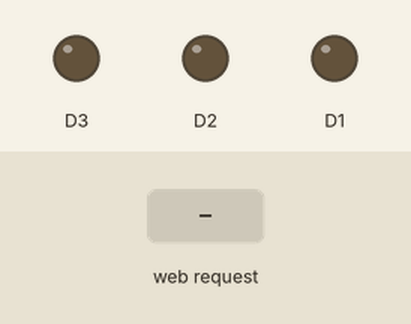
A sketch run on a simulated ESP8266 (NodeMCU). On the bench: output pins drawn as LEDs (lit = HIGH). Inputs (shaded band) come from the test bench. WiFi joins after 1.5 s; servers stay silent unless stated; what the sketch prints to the serial monitor is not drawn.

Above: at 2.7 s.
2.8 s: HTTP request GET /d1/on received
At 3.1 s:
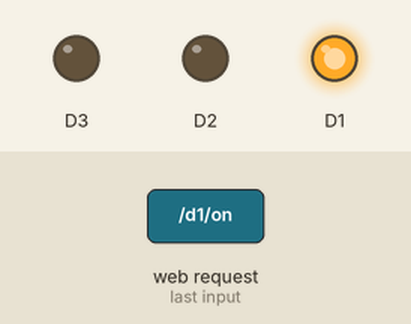
4.3 s: HTTP request GET /all/on received
At 5.5 s:
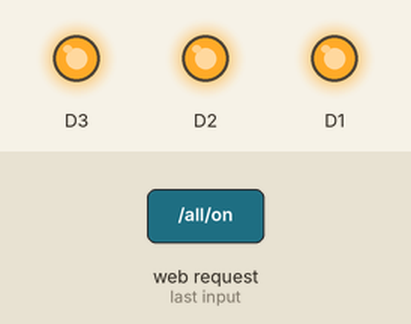
5.8 s: HTTP request GET /d1/off received
At 6.6 s:
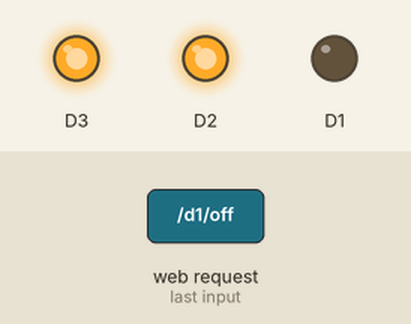
7.3 s: HTTP request GET /d2/off received
At 7.7 s:
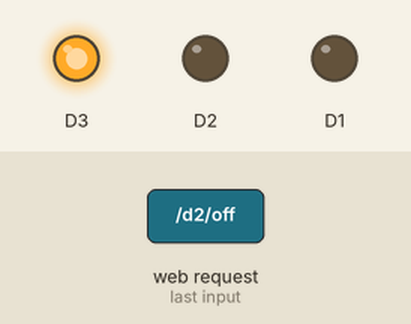
8.8 s: HTTP request GET /d1/on received
At 10.0 s:
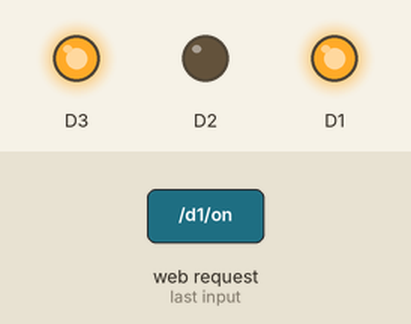
10.3 s: HTTP request GET /d2/on received
At 11.2 s:
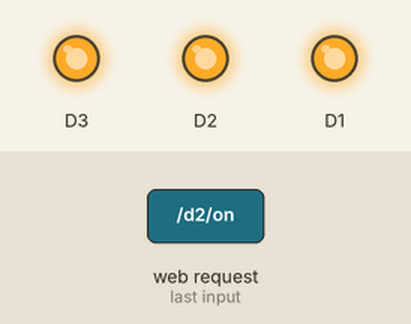
Timing chart, 0 to 12.8 s (numbered marks = the images above; inputs shaded):
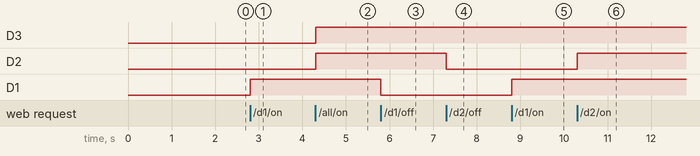

Measured:
- after the input at 2.8 s, D1: LOW → HIGH at once
- after the input at 4.3 s, D3, D2: LOW → HIGH at once
- after the input at 5.8 s, D1: HIGH → LOW at once
- after the input at 7.3 s, D2: HIGH → LOW at once
- after the input at 8.8 s, D1: LOW → HIGH at once
- after the input at 10.3 s, D2: LOW → HIGH at once

The sketch:

esp8266-led-controller-rest.ino
```cpp
#include <ESP8266WiFi.h>

const char* ssid = "SSID-HERE";
const char* password = "PASSWORD-HERE";

WiFiServer server(80);

void setup() {
  Serial.begin(115200);
  delay(10);

  pinMode(D1, OUTPUT);
  pinMode(D2, OUTPUT);
  pinMode(D3, OUTPUT);
  digitalWrite(2, 0);

  Serial.println();
  Serial.println();
  Serial.print("Connecting to ");
  Serial.println(ssid);

  WiFi.begin(ssid, password);

  while (WiFi.status() != WL_CONNECTED) {
    delay(500);
    Serial.print(".");
  }
  Serial.println("");
  Serial.println("WiFi connected");

  server.begin();
  Serial.println("Server started");

  Serial.println(WiFi.localIP());
}

void loop() {
  WiFiClient client = server.available();
  if (!client) {
    return;
  }

  while(!client.available()){
    delay(1000);
  }

  String req = client.readStringUntil('\r');
  Serial.println(req);
  client.flush();

  if (req.indexOf("/d1/on") > 0) digitalWrite (D1, 1);
  if (req.indexOf("/d1/off") > 0) digitalWrite (D1, 0);
  if (req.indexOf("/d2/on") > 0) digitalWrite (D2, 1);
  if (req.indexOf("/d2/off") > 0) digitalWrite (D2, 0);
  if (req.indexOf("/d3/on") > 0) digitalWrite (D3, 1);
  if (req.indexOf("/d3/off") > 0) digitalWrite (D3, 0);
  if (req.indexOf("/all/on") > 0) {
    digitalWrite (D1, 1);
    digitalWrite (D2, 1);
    digitalWrite (D3, 1);
    }
  if (req.indexOf("/all/off") > 0) {
    digitalWrite (D1, 0);
    digitalWrite (D2, 0);
    digitalWrite (D3, 0);
    }

  client.flush();

}
```
